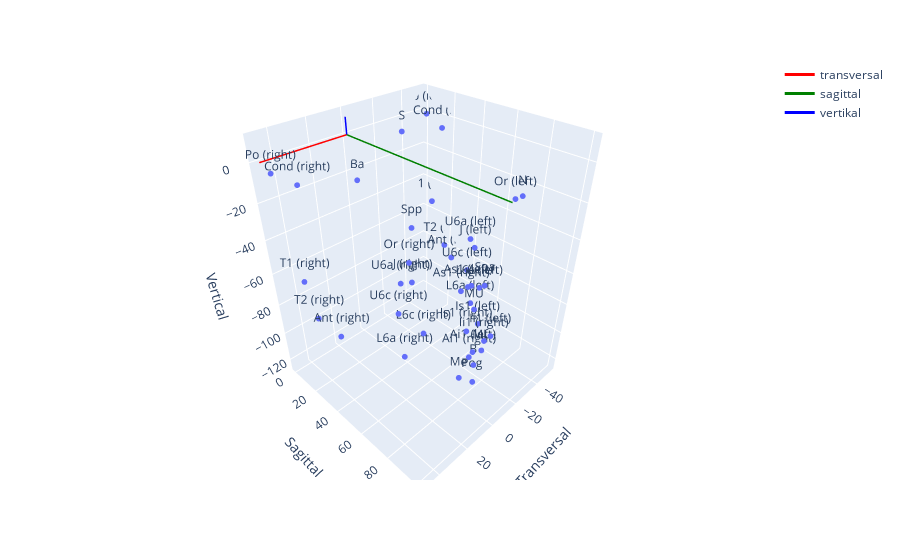

The notebook cell this image was saved under:
### Code cell
import pandas as pd
import plotly.express as px

# Create an interactive 3D scatter plot
fig = px.scatter_3d(df_WK, x='transversal', y='sagittal', z='vertikal', text='label')

# Customize the appearance and labels for the data points
fig.update_traces(marker=dict(size=2), selector=dict(mode='markers+text'))
fig.update_layout(scene=dict(zaxis_title='Vertical', xaxis_title='Transversal', yaxis_title='Sagittal'))

# Add the x, y, and z axes as lines or vectors
# You can customize the appearance of these axes as needed
x_axis = dict(
    type='scatter3d',
    x=[0, df_WK['transversal'].max()],
    y=[0, 0],
    z=[0, 0],
    mode='lines',
    line=dict(color='red', width=3),
    name='transversal'
)

y_axis = dict(
    type='scatter3d',
    x=[0, 0],
    y=[0, df_WK['sagittal'].max()],
    z=[0, 0],
    mode='lines',
    line=dict(color='green', width=3),
    name='sagittal'
)

z_axis = dict(
    type='scatter3d',
    x=[0, 0],
    y=[0, 0],
    z=[0, df_WK['vertikal'].max()],
    mode='lines',
    line=dict(color='blue', width=3),
    name='vertikal'
)

# Add the axes to the figure
fig.add_trace(x_axis)
fig.add_trace(y_axis)
fig.add_trace(z_axis)

# Show the plot in the Jupyter Notebook
fig.show()

### Figure 1 — Plotly figure (JSON) as saved in the notebook; plotly's stock layout.template omitted (floating-point values rounded to 4 significant figures)
{"data": [{"hovertemplate": "transversal=%{x}<br>sagittal=%{y}<br>vertikal=%{z}<br>label=%{text}<extra></extra>", "legendgroup": "", "marker": {"color": "#636efa", "size": 2, "symbol": "circle"}, "mode": "markers+text", "name": "", "scene": "scene", "showlegend": false, "text": ["A", "Ai1 (left)", "Ai1 (right)", "Ant (left)", "Ant (right)", "As1 (left)", "As1 (right)", "B", "Ba", "Cond (left)", "Cond (right)", "Ii1 (left)", "Ii1 (right)", "Is1 (left)", "Is1 (right)", "J (left)", "J (right)", "L6a (left)", "L6a (right)", "L6c (left)", "L6c (right)", "Me", "ML", "MU", "N", "Or (left)", "Or (right)", "Po (left)", "Po (right)", "Pog", "S", "Spa", "Spp", "T1 (left)", "T1 (right)", "T2 (left)", "T2 (right)", "U6a (left)", "U6a (right)", "U6c (left)", "U6c (right)"], "type": "scatter3d", "x": [-6.052, -12.14, -8.649, -51.15, 40.17, -9.344, -3.812, -10.74, -1.858, -50.35, 43.69, -13.49, -8.422, -11.19, -2.811, -28.3, 16.2, -35.62, 19.7, -31.93, 14.63, -9.208, -10.61, -7.269, -6.347, -42.42, 30.87, -51.61, 48.09, -11.04, -5.63, -6.443, -4.66, -53.4, 44.16, -53.06, 44.05, -31.47, 19.7, -32.36, 19.7], "y": [79.0, 78.04, 78.5, 26.35, 35.07, 74.32, 74.68, 80.38, 2.929, 17.0, 21.38, 87.5, 87.46, 80.68, 80.35, 61.91, 61.91, 55.81, 59.46, 64.25, 67.9, 72.05, 84.77, 80.65, 100.7, 73.62, 75.91, 4.038, 8.441, 80.28, 33.83, 86.38, 40.25, 7.148, 14.68, 18.58, 22.73, 56.3, 58.12, 54.53, 55.87], "z": [-53.92, -101.9, -102.9, -84.31, -84.68, -58.96, -58.32, -108.9, -23.98, -4.976, -4.912, -85.14, -85.17, -79.81, -79.68, -50.63, -49.3, -94.65, -96.01, -76.99, -77.86, -124.0, -94.99, -68.15, 0.4757, -23.83, -24.52, -0.6147, -2.405, -122.3, 8.887, -50.16, -38.12, -53.49, -59.11, -79.52, -77.95, -49.26, -50.13, -70.35, -69.63]}, {"line": {"color": "red", "width": 3}, "mode": "lines", "name": "transversal", "type": "scatter3d", "x": [0, 48.09], "y": [0, 0], "z": [0, 0]}, {"line": {"color": "green", "width": 3}, "mode": "lines", "name": "sagittal", "type": "scatter3d", "x": [0, 0], "y": [0, 100.7], "z": [0, 0]}, {"line": {"color": "blue", "width": 3}, "mode": "lines", "name": "vertikal", "type": "scatter3d", "x": [0, 0], "y": [0, 0], "z": [0, 8.887]}], "layout": {"legend": {"tracegroupgap": 0}, "margin": {"t": 60}, "scene": {"domain": {"x": [0, 1], "y": [0, 1]}, "xaxis": {"title": {"text": "Transversal"}}, "yaxis": {"title": {"text": "Sagittal"}}, "zaxis": {"title": {"text": "Vertical"}}}}}
